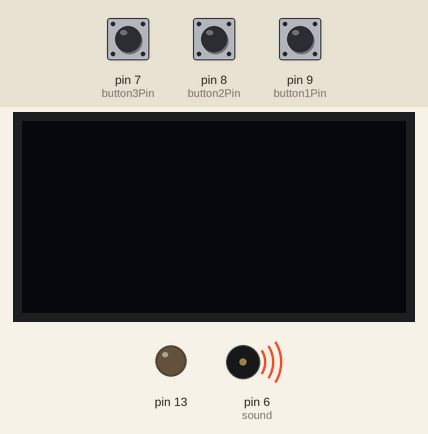
Recording of a sketch running on a simulated Arduino Uno, built with avr-gcc and run on an emulated ATmega328P. Parts: 128×64 one-colour display, output pins drawn as LEDs (lit = HIGH), buzzer (waves = sounding). Inputs (shaded band) come from the test bench; at power-on: pin 7 (button3Pin) HIGH, pin 8 (button2Pin) HIGH, pin 9 (button1Pin) HIGH.

Above: at 0.1 s.
At 1.1 s:
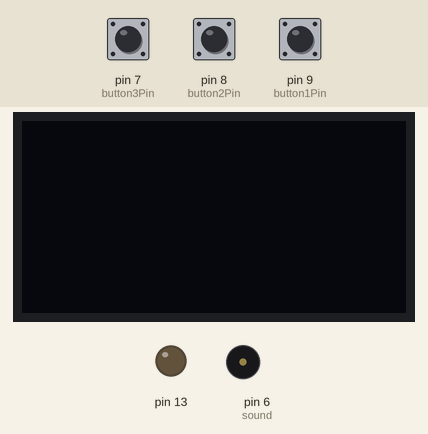
Timing chart, 0 to 2.6 s (numbered marks = the images above):
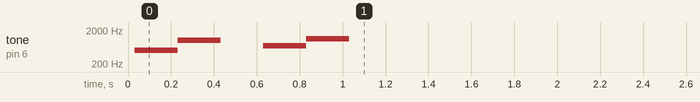

The sketch:

testerUp.ino
```cpp
#include <SPI.h>
#include <Wire.h>
#include <Adafruit_GFX.h>
#include <Adafruit_SSD1306.h>

#define OLED_RESET 4
Adafruit_SSD1306 display(OLED_RESET);

const int button1Pin = 9;
const int button2Pin = 8;
const int button3Pin = 7;

const int sound = 6;

int button1State = 0;
int button2State = 0;
int button3State = 0;

const unsigned char splash1 [] PROGMEM = {
0x00, 0x00, 0x00, 0x00, 0x00, 0x00, 0x00, 0x39, 0xc0, 0x00, 0x00, 0x00, 0x00, 0x39, 0xc0, 0x00,
0x00, 0x00, 0x00, 0x39, 0xc0, 0x00, 0x00, 0x00, 0x00, 0x38, 0x00, 0x00, 0x00, 0x00, 0x00, 0x38,
0x00, 0x00, 0x00, 0x00, 0x07, 0xb9, 0xce, 0x78, 0x0f, 0xc0, 0x0f, 0xf9, 0xcf, 0xfc, 0x1f, 0xe0,
0x1f, 0xf9, 0xcf, 0xfe, 0x3f, 0xf0, 0x3c, 0x79, 0xcf, 0x1e, 0x38, 0x78, 0x38, 0x39, 0xce, 0x0e,
0x70, 0x38, 0x38, 0x39, 0xce, 0x0e, 0x70, 0x38, 0x38, 0x39, 0xce, 0x0e, 0x70, 0x38, 0x38, 0x39,
0xce, 0x0e, 0x70, 0x38, 0x38, 0x39, 0xce, 0x0e, 0x70, 0x38, 0x3c, 0x79, 0xce, 0x0e, 0x78, 0x70,
0x1f, 0xf9, 0xce, 0x0e, 0x3f, 0xf0, 0x0f, 0xf9, 0xce, 0x0e, 0x1f, 0xe0, 0x00, 0x00, 0x00, 0x00,
0x00, 0x00, 0x00, 0x02, 0x00, 0x10, 0x00, 0x10, 0x25, 0x37, 0x53, 0x90, 0xe1, 0xb8, 0x29, 0x22,
0x51, 0xd0, 0x93, 0x90, 0x19, 0x22, 0x52, 0x50, 0x92, 0x10, 0x11, 0x23, 0x73, 0xd0, 0xf1, 0x98,
0x00, 0x00, 0x00, 0x00, 0x80, 0x00, 0x00, 0x00, 0x00, 0x00, 0x00, 0x00,
};
const unsigned char dinoWalk0 [] PROGMEM = {
0x00, 0x00, 0x00, 0x00, 0x00, 0x00, 0x00, 0x00, 0x00, 0x00, 0x00, 0x00, 0x00, 0x00, 0x00, 0x00,
0x00, 0x00, 0x00, 0x00, 0x00, 0x00, 0x00, 0x00, 0x00, 0x00, 0x00, 0x00, 0x00, 0x00, 0x00, 0x00,
0x00, 0x00, 0x00, 0x00, 0x00, 0x00, 0x00, 0x00, 0x00, 0x00, 0x00, 0x00, 0x00, 0x00, 0x00, 0x00,
0x00, 0x00, 0x00, 0x00, 0x00, 0x00, 0x00, 0x00, 0x00, 0x00, 0x00, 0x00, 0x00, 0x00, 0x00, 0x00,
0x00, 0x00, 0x00, 0x00, 0x00, 0x00, 0x00, 0x00, 0x00, 0x00, 0x00, 0x00, 0x00, 0x00, 0x00, 0x00,
0x00, 0x00, 0x00, 0x00, 0x00, 0x00, 0x00, 0x00, 0x00, 0x00, 0x00, 0x00, 0x07, 0xc0, 0x60, 0x00,
0x00, 0x00, 0x1f, 0xf1, 0xf0, 0x00, 0x00, 0x00, 0x3f, 0xff, 0xb8, 0x00, 0x00, 0x00, 0x7b, 0xff,
0xfc, 0x00, 0x00, 0x00, 0xff, 0xff, 0xd8, 0x00, 0x00, 0x03, 0xff, 0x7f, 0xe0, 0x00, 0x00, 0x0f,
0xf7, 0xde, 0x00, 0x00, 0x00, 0x7f, 0xf8, 0x3c, 0x00, 0x00, 0x00, 0x00, 0xbc, 0x7a, 0x00, 0x00,
};
const unsigned char dinoWalk1 [] PROGMEM = {
0x00, 0x00, 0x00, 0x00, 0x00, 0x00, 0x00, 0x00, 0x00, 0x00, 0x00, 0x00, 0x00, 0x00, 0x00, 0x00,
0x00, 0x00, 0x00, 0x00, 0x00, 0x00, 0x00, 0x00, 0x00, 0x00, 0x00, 0x00, 0x00, 0x00, 0x00, 0x00,
0x00, 0x00, 0x00, 0x00, 0x00, 0x00, 0x00, 0x00, 0x00, 0x00, 0x00, 0x00, 0x00, 0x00, 0x00, 0x00,
0x00, 0x00, 0x00, 0x00, 0x00, 0x00, 0x00, 0x00, 0x00, 0x00, 0x00, 0x00, 0x00, 0x00, 0x00, 0x00,
0x00, 0x00, 0x00, 0x00, 0x00, 0x00, 0x00, 0x00, 0x00, 0x00, 0x00, 0x00, 0x00, 0x00, 0x00, 0x00,
0x00, 0x00, 0x00, 0x00, 0x00, 0x00, 0x00, 0x00, 0x00, 0x00, 0x00, 0x00, 0x07, 0xc0, 0x60, 0x00,
0x00, 0x00, 0x1f, 0xf1, 0xf0, 0x00, 0x00, 0x00, 0x37, 0xff, 0xb8, 0x00, 0x00, 0x00, 0x7f, 0xff,
0xfc, 0x00, 0x00, 0x00, 0xff, 0x7f, 0xd8, 0x00, 0x00, 0x03, 0xff, 0xff, 0xe0, 0x00, 0x00, 0x0f,
0xbf, 0xda, 0x00, 0x00, 0x00, 0x7f, 0xf8, 0x3c, 0x00, 0x00, 0x00, 0x00, 0x30, 0x18, 0x00, 0x00,
};
const unsigned char dinoWalk2 [] PROGMEM = {
0x00, 0x00, 0x00, 0x00, 0x00, 0x00, 0x00, 0x00, 0x00, 0x00, 0x00, 0x00, 0x00, 0x00, 0x00, 0x00,
0x00, 0x00, 0x00, 0x00, 0x00, 0x00, 0x00, 0x00, 0x00, 0x00, 0x00, 0x00, 0x00, 0x00, 0x00, 0x00,
0x00, 0x00, 0x00, 0x00, 0x00, 0x00, 0x00, 0x00, 0x00, 0x00, 0x00, 0x00, 0x00, 0x00, 0x00, 0x00,
0x00, 0x00, 0x00, 0x00, 0x00, 0x00, 0x00, 0x00, 0x00, 0x00, 0x00, 0x00, 0x00, 0x00, 0x00, 0x00,
0x00, 0x00, 0x00, 0x00, 0x00, 0x00, 0x00, 0x00, 0x00, 0x00, 0x00, 0x00, 0x00, 0x00, 0x00, 0x00,
0x00, 0x00, 0x00, 0x00, 0x00, 0x00, 0x00, 0x00, 0x00, 0x00, 0x00, 0x00, 0x07, 0xc0, 0x60, 0x00,
0x00, 0x00, 0x1b, 0xf1, 0xf0, 0x00, 0x00, 0x00, 0x3f, 0xff, 0xb8, 0x00, 0x00, 0x00, 0x7f, 0x7f,
0xfc, 0x00, 0x00, 0x00, 0xff, 0xff, 0xd8, 0x00, 0x00, 0x03, 0xff, 0xff, 0xe0, 0x00, 0x00, 0x0f,
0xbf, 0xfa, 0x00, 0x00, 0x00, 0x7f, 0x78, 0x3c, 0x00, 0x00, 0x00, 0x00, 0xf4, 0x5e, 0x00, 0x00,
};

#define ACTIVATED LOW

void setup() {
  pinMode(button1Pin, INPUT);
  pinMode(button2Pin, INPUT);
  pinMode(button3Pin, INPUT);

  digitalWrite(button1Pin, HIGH);
  digitalWrite(button2Pin, HIGH);
  digitalWrite(button3Pin, HIGH);
  // or just
  // pinMode(button1Pin, INPUT_PULLUP)
  // etc

  pinMode(sound, OUTPUT);

  pinMode(13,OUTPUT);

  randomSeed(analogRead(0));

  display.begin(SSD1306_SWITCHCAPVCC, 0x3C);
  display.clearDisplay();

  // splash
  //display.setTextColor(WHITE);
  //display.println(F("jakobdesign presents"));
//  display.print(F(" asiya with"));
 // display.drawBitmap(15, 24, splash1 , 48, 26, WHITE);
 // display.display();

  //splash tone

  tone(sound,500,200);
  delay(200);
  tone(sound,1000,200);
  delay(400);
  tone(sound,700,200);
  delay(200);
  tone(sound,1100,200);

  delay(2200);
  // end splash


 //display.clearDisplay();

}

void loop() {
  button1State = digitalRead(button1Pin);
  button2State = digitalRead(button2Pin);
  button3State = digitalRead(button3Pin);
  //display.clearDisplay();
 // display.setCursor(0,0);
  if(button1State==ACTIVATED){
   // display.drawBitmap(10, 26, dinoWalk0 , 48, 24, WHITE);
    tone(sound,500,200);
    delay(60);
  }
  if(button2State==ACTIVATED){
   //display.drawBitmap(10, 26, dinoWalk1 , 48, 24, WHITE);
   tone(sound,1000,200);
   delay(60);
  }
  if(button3State==ACTIVATED){
   // display.drawBitmap(10, 26, dinoWalk2 , 48, 24, WHITE);
    tone(sound,700,200);
    delay(60);
  }
}
```
